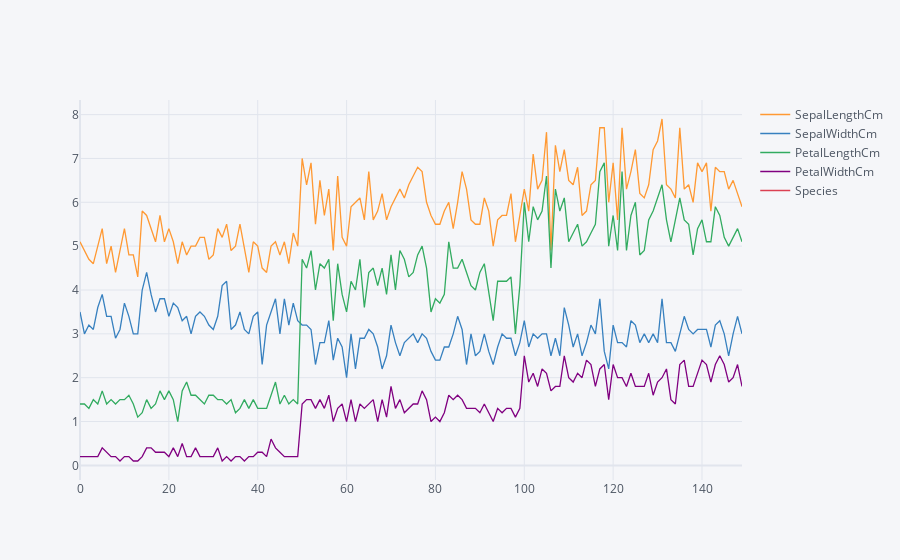

The code cell stored with this chart in its notebook:
### Code cell
df.iplot()

### Figure 1 — Plotly figure (JSON) as saved in the notebook; plotly's stock layout.template omitted (floating-point values rounded to 4 significant figures; data arrays with more than 128 entries replaced by an {"elided": "..."} marker saying what was removed)
{"data": [{"line": {"color": "rgba(255, 153, 51, 1.0)", "dash": "solid", "shape": "linear", "width": 1.3}, "mode": "lines", "name": "SepalLengthCm", "text": "", "type": "scatter", "x": {"elided": "150 int values"}, "y": {"elided": "150 float values"}}, {"line": {"color": "rgba(55, 128, 191, 1.0)", "dash": "solid", "shape": "linear", "width": 1.3}, "mode": "lines", "name": "SepalWidthCm", "text": "", "type": "scatter", "x": {"elided": "150 int values"}, "y": {"elided": "150 float values"}}, {"line": {"color": "rgba(50, 171, 96, 1.0)", "dash": "solid", "shape": "linear", "width": 1.3}, "mode": "lines", "name": "PetalLengthCm", "text": "", "type": "scatter", "x": {"elided": "150 int values"}, "y": {"elided": "150 float values"}}, {"line": {"color": "rgba(128, 0, 128, 1.0)", "dash": "solid", "shape": "linear", "width": 1.3}, "mode": "lines", "name": "PetalWidthCm", "text": "", "type": "scatter", "x": {"elided": "150 int values"}, "y": {"elided": "150 float values"}}, {"line": {"color": "rgba(219, 64, 82, 1.0)", "dash": "solid", "shape": "linear", "width": 1.3}, "mode": "lines", "name": "Species", "text": "", "type": "scatter", "x": {"elided": "150 int values"}, "y": {"elided": "150 str values"}}], "layout": {"legend": {"bgcolor": "#F5F6F9", "font": {"color": "#4D5663"}}, "paper_bgcolor": "#F5F6F9", "plot_bgcolor": "#F5F6F9", "title": {"font": {"color": "#4D5663"}}, "xaxis": {"gridcolor": "#E1E5ED", "showgrid": true, "tickfont": {"color": "#4D5663"}, "title": {"font": {"color": "#4D5663"}, "text": ""}, "zerolinecolor": "#E1E5ED"}, "yaxis": {"gridcolor": "#E1E5ED", "showgrid": true, "tickfont": {"color": "#4D5663"}, "title": {"font": {"color": "#4D5663"}, "text": ""}, "zerolinecolor": "#E1E5ED"}}}
